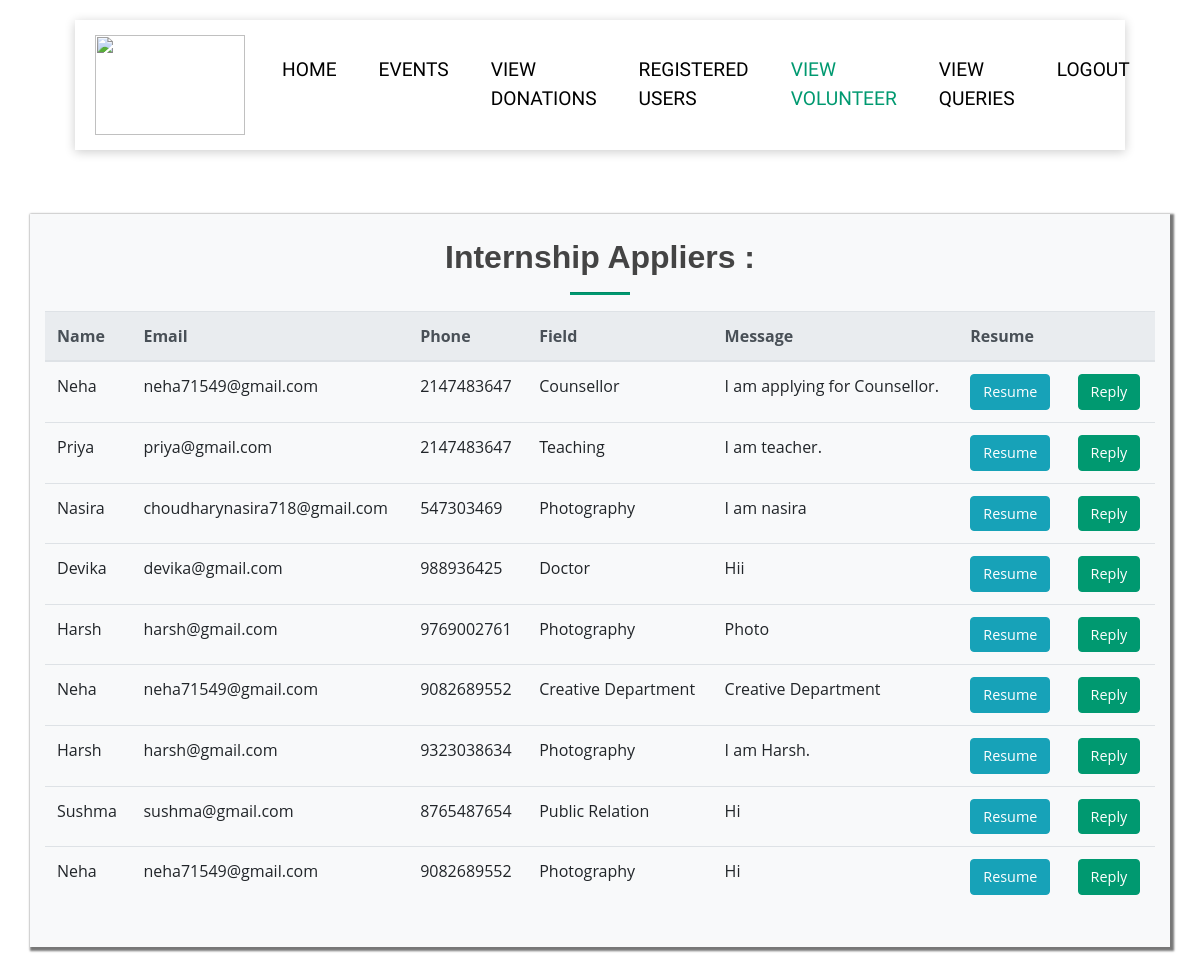
The app's page /viewvolunteer.php with its own data.
### tables this page shows
CREATE TABLE `internship_form` (
  `id` int(11) NOT NULL,
  `name` varchar(255) NOT NULL,
  `email` varchar(255) NOT NULL,
  `phone` varchar(10) NOT NULL,
  `post` varchar(255) NOT NULL,
  `resume` varchar(400) NOT NULL,
  `message` varchar(500) NOT NULL
);

### viewvolunteer.php (the view, shortened to what this page needs)
<!DOCTYPE html>
<html lang="en">
<head>
    <link rel="stylesheet" href="https://stackpath.bootstrapcdn.com/bootstrap/4.5.2/css/bootstrap.min.css">
    <link rel="stylesheet" type="text/css" href="style.css">
    <link href="https://unpkg.com/aos@2.3.1/dist/aos.css" rel="stylesheet">
    <link rel="stylesheet" type="text/css" href="add.css">
    <link href="boxicons/css/boxicons.min.css" rel="stylesheet">
    <link rel="stylesheet" href="fontawesome/css/all.css">
</head>
<body>
    <div class="container-fluid menu">
        <nav class="navbar navbar-expand-lg my-navbar">
            <a class="navbar-brand " href="#"><img src="./images/v4u.jpg" height="100" width='150' alt="" loading="lazy"></a>
            <div class="collapse navbar-collapse" id="navbarSupportedContent">
                <ul class="navbar-nav ml-auto">
                    <li class="nav-item ">
                        <a class="nav-link" href="./adminpage.php">Home</a>
                    </li>
                    <li class="nav-item dropdown">
                        <a class="nav-link dropdown-toggle" href="#" id="navbarDropdown" role="button" data-toggle="dropdown" aria-haspopup="true" aria-expanded="false"> Events </a>
                    </li>
                    <li class="nav-item">
                        <a class="nav-link " href="./donations.php">View Donations</a>
                    </li>
                    <li class="nav-item">
                        <a href="./registeredusers.php" class="nav-link ">Registered Users</a>
                    </li>
                    <li class="nav-item">
                        <a class="nav-link active" href="./viewvolunteer.php">View Volunteer</a>
                    </li>
                    <li class="nav-item">
                        <a class="nav-link " href="./contactqueries.php">View Queries</a>
                    </li>
                    <li class="nav-item">
                        <a href="./adminlogin.php" class="nav-link">Logout</a>
                    </li>
                </ul>
            </div>
        </nav>
    </div>
    <section>
        <div class="container py-4 my-4 bg-light" style="box-shadow: 2px 2px 2px 2px #777;">
            <?php
            $conn = mysqli_connect("localhost", "root", "", "ngo");
            $sql = "SELECT * FROM internship_form ";
            $result = mysqli_query($conn, $sql);
            if (mysqli_num_rows($result) > 0) {
            ?>
                <h2 style="text-align : center; font-weight: bold;">Internship Appliers :
                    <hr class="internship-green-hr">
                </h2>
                <table class="table table-hover">
                    <thead class="thead-light">
                        <?php echo "<tr><th> Name</th><th>Email</th><th>Phone</th><th>Field</th><th>Message</th><th>Resume</th><th></th></tr>"; ?></thread>
                    <?php while ($row = mysqli_fetch_assoc($result)) {
                        $vid = $row['id'];
                        echo "<tr><td>" . $row["name"] . "</td><td>" . $row["email"] . "</td><td>" . $row["phone"] . "</td><td>" . $row["post"] . "</td><td>" . $row["message"] . "</td><td><a href='viewresume.php?id=$vid' target='_blank'><button class='btn btn-info'>Resume</button></a></td><td><a href='sendemail.php?id=$vid' target='_blank'><button class='btn btn-primary'>Reply</button></a></td></tr>";
                    }
                    echo "</table>";
                } else {
                    echo "No Applications found";
                }
                    ?>
        </div>
    </section>
</body>
</html>

### style.css (style rules this page uses)
html, body { height: 100%; width: 100%; color: #222; }
h1, h2, h3, h4, h5, h6 { font-family: 'Raleway', sans-serif; }
body { font-family: 'Open Sans', sans-serif; color: #444444; }
a { color: #009970; }
* { scroll-behavior: smooth; }
.internship-green-hr { width: 60px; display: block; height: 2px; background: #009970; }
.btn { font-size: 90%; }
.btn-primary { background-color: #009970; border: 1px solid #009970; }
section { padding: 60px 0; overflow: hidden; }

### add.css (style rules this page uses)
.menu { position: relative; width: 90%; z-index: 9999; }
.my-navbar { width: 100%; padding: 10px 20px; background-color: white; position: absolute; top: 20px; left: 0; z-index: 999; box-shadow: 0px 2px 10px rgba(0, 0, 0, 0.2); }
.nav-item .nav-link { font-family: 'Oswald', sans-serif; font-size: 15px; font-weight: 300; text-transform: uppercase; margin: 0px 10px; position: relative; color: black; }
.nav-item .nav-link:before { position: absolute; left: 0; content: ''; bottom: 0; width: 100%; height: 2px; transform: scaleX(0); transform-origin: left; background-color: #009970; transition: 0.5s; }
.navbar-brand { text-transform: capitalize; font-size: 35px; color: #2f3542; font-style: italic; font-family: 'Oswald', sans-serif; font-weight: bold; }
.nav-item .active { color: #009970; }
.navbar { padding: 0.8ren; position: relative; width: 100%; z-index: 9999; }
.navbar-nav li { padding: 3px; }
.nav-link { font-size: 1.2em !important; }
.nav-item .nav-link:after { position: absolute; top: 0; left: 0; bottom: 100%; height: 1px; transform: scaleX(0); transition: 0.5s; content: ''; transform-origin: left; background-color: white; }
.navbar-brand { text-transform: capitalize; font-size: 35px; color: black; }

### records on screen
internship_form: name "Neha", email "neha71549@gmail.com", phone "2147483647", post "Counsellor", message "I am applying for Counsellor."
internship_form: name "Priya", email "priya@gmail.com", phone "2147483647", post "Teaching", message "I am teacher."
internship_form: name "Nasira", email "choudharynasira718@gmail.com", phone "547303469", post "Photography", message "I am nasira"
internship_form: name "Devika", email "devika@gmail.com", phone "988936425", post "Doctor", message "Hii"
internship_form: name "Harsh", email "harsh@gmail.com", phone "9769002761", post "Photography", message "Photo"
internship_form: name "Neha", email "neha71549@gmail.com", phone "9082689552", post "Creative Department", message "Creative Department"
internship_form: name "Harsh", email "harsh@gmail.com", phone "9323038634", post "Photography", message "I am Harsh."
internship_form: name "Sushma", email "sushma@gmail.com", phone "8765487654", post "Public Relation", message "Hi"
internship_form: name "Neha", email "neha71549@gmail.com", phone "9082689552", post "Photography", message "Hi"
